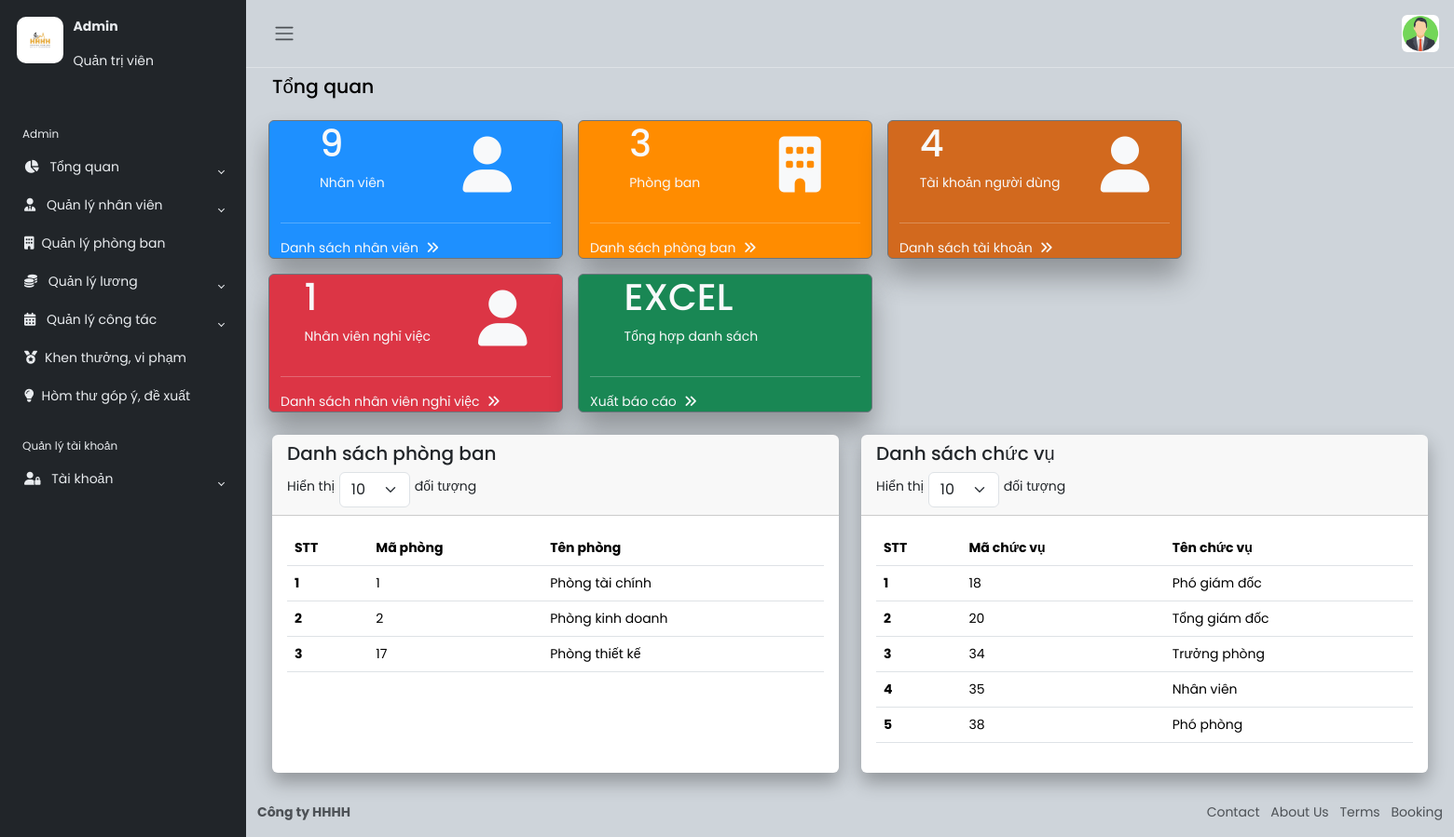
The page /TongQuan/index.php (signed in) on the database its author committed.
### tables this page shows
CREATE TABLE `phongban` (
  `MAPHONGBAN` int(11) NOT NULL,
  `TENPHONGBAN` varchar(50) NOT NULL,
  `MOTAPHONGBAN` mediumtext DEFAULT NULL,
  `MATRUONGPHONG` varchar(45) NOT NULL,
  `TENTRUONGPHONG` varchar(100) DEFAULT NULL
);

CREATE TABLE `chucvu` (
  `MACHUCVU` int(11) NOT NULL,
  `TENCHUCVU` varchar(50) NOT NULL,
  `MOTACHUCVU` longtext DEFAULT NULL,
  `NGAYTAOCHUCVU` varchar(45) NOT NULL,
  `PHUCAP` int(11) DEFAULT NULL,
  `HESOLUONG` float NOT NULL
);

### TongQuan/index.php (the view, shortened to what this page needs)
<?php include('../menu.php'); ?>
<?php
require_once '../connect.php';
$sql = $conn->query("SELECT MANV FROM NHANVIEN where MANV IS NOT NULL ");
$sonv = $sql->rowCount();
$sql1 = $conn->query("SELECT * FROM PHONGBAN where MAPHONGBAN IS NOT NULL ");
$sopb = $sql1->rowCount();
$sql2 = $conn->query("SELECT * FROM NHANVIEN where MATKHAU IS NOT NULL ");
$sotk = $sql2->rowCount();
?>
<div class="container-fluid">
  <div class="mb-3">
    <h4>Tổng quan</h4>
  </div>
  <div class="row d-flex mb-3">
    <div class="col-12 col-md-3 text-light border border-secondary rounded m-2"
      style="background-color: #1E90FF; box-shadow: 0px 20px 30px rgba(0, 0, 0, 0.3);	">
      <div class="d-flex align-items-center justify-content-around">
        <div>
          <h1><?php echo $sonv ?></h1>
          <p>Nhân viên</p>
        </div>
        <i class="fa fa-user" aria-hidden="true" style="font-size: 60px; "></i>
      </div>
      <hr>
      <div>
        <a href="../TongQuan/dsnhanvien.php" class="text-light align-items-center">Danh sách nhân viên<i
            class="fa fa-angle-double-right ms-2" aria-hidden="true"></i></a>
      </div>
    </div>
    <div class="col-12 col-md-3 text-light border border-secondary rounded m-2"
      style="background-color: #FF8C00; box-shadow: 0px 20px 30px rgba(0, 0, 0, 0.3);	">
      <div class="d-flex align-items-center justify-content-around">
        <div>
          <h1><?php echo $sopb ?></h1>
          <p>Phòng ban</p>
        </div>
        <i class="fa fa-building" aria-hidden="true" style="font-size: 60px; "></i>
      </div>
      <hr>
      <div>
        <a href="../QLPBan/qlphongban.php" class="text-light align-items-center">Danh sách phòng ban<i
            class="fa fa-angle-double-right ms-2" aria-hidden="true"></i></a>
      </div>
    </div>
    <div class="col-12 col-md-3 text-light border border-secondary rounded m-2"
      style="background-color: #D2691E	;box-shadow: 0px 20px 30px rgba(0, 0, 0, 0.3);">
      <div class="d-flex align-items-center justify-content-around">
        <div>
          <h1><?php echo $sotk ?></h1>
          <p>Tài khoản người dùng</p>
        </div>
        <i class="fa fa-user" aria-hidden="true" style="font-size: 60px; "></i>
      </div>
      <hr>
      <div>
        <a href="dstaikhoan.php" class="text-light align-items-center">Danh sách tài khoản<i
            class="fa fa-angle-double-right ms-2" aria-hidden="true"></i></a>
      </div>
    </div>
    <div class="col-12 col-md-3 text-light border border-secondary rounded bg-danger m-2"
      style="box-shadow: 0px 20px 30px rgba(0, 0, 0, 0.3);">
      <div class="d-flex align-items-center justify-content-around">
        <div>
          <h1>1</h1>
          <p>Nhân viên nghỉ việc</p>
        </div>
        <i class="fa fa-user" aria-hidden="true" style="font-size: 60px; "></i>
      </div>
      <hr>
      <div>
        <a href="link" class="text-light align-items-center">Danh sách nhân viên nghỉ việc<i
            class="fa fa-angle-double-right ms-2" aria-hidden="true"></i></a>
      </div>
    </div>
    <div class="col-12 col-md-3 text-light border border-secondary rounded bg-success m-2"
      style="box-shadow: 0px 20px 30px rgba(0, 0, 0, 0.3);">
      <div class="d-flex align-items-center justify-content-around">
        <div>
          <h1>EXCEL</h1>
          <p>Tổng hợp danh sách</p>
        </div>
      </div>
      <hr>
      <div>
        <a data-bs-toggle="modal" data-bs-target="#exampleModal" class="text-light align-items-center">Xuất báo cáo<i
            class="fa fa-angle-double-right ms-2" aria-hidden="true"></i></a>
      </div>
    </div>
  </div>
  <div class="row">
    <div class="col-12 col-md-6 d-flex">
      <div class="card border-0">
        <div class="card-header">
          <h5 class="card-title">Danh sách phòng ban</h5>
          <div class="d-flex justify-content-between">
            <div class="entries-select">
              <label for="entriesSelect" class="form-label">Hiển thị</label>
              <select id="entriesSelect" class="form-select" style="width: auto; ">
                <option value="10">10</option>
              </select>
              <label for="entriesSelect" class="form-label">đối tượng</label>
            </div>
          </div>
        </div>
        <div class="card-body">
          <table class="table table-responsive">
            <thead>
              <tr>
                <th scope="col">STT</th>
                <th scope="col">Mã phòng</th>
                <th scope="col">Tên phòng</th>
              </tr>
            </thead>
            <tbody>
              <?php
              require_once '../connect.php';
              $stmt = $conn->prepare("SELECT * FROM PHONGBAN");
              $stmt->execute();
              $stt = 0;
              foreach ($stmt->fetchAll() as $r) {
                ?>
                <tr>
                  <th><?php echo $stt += 1; ?></th>
                  <td><?php echo $r['MAPHONGBAN']; ?></td>
                  <td><?php echo $r['TENPHONGBAN']; ?></td>
                </tr>
                <?php
              }
              ?>
            </tbody>
          </table>
        </div>
      </div>
    </div>
    <div class="col-12 col-md-6 d-flex">
      <div class="card border-0">
        <div class="card-header">
          <h5 class="card-title">Danh sách chức vụ</h5>
          <div class="d-flex justify-content-between">
            <div class="entries-select">
              <label for="entriesSelect" class="form-label">Hiển thị</label>
              <select id="entriesSelect" class="form-select" style="width: auto; ">
                <option value="10">10</option>
              </select>
              <label for="entriesSelect" class="form-label">đối tượng</label>
            </div>
          </div>
        </div>
        <div class="card-body">
          <table class="table table-responsive">
            <thead>
              <tr>
                <th scope="col">STT</th>
                <th scope="col">Mã chức vụ</th>
                <th scope="col">Tên chức vụ</th>
              </tr>
            </thead>
            <tbody>
              <?php
              require_once '../connect.php';
              $stmt = $conn->prepare("SELECT * FROM CHUCVU");
              $stmt->execute();
              $stt = 0;
              foreach ($stmt->fetchAll() as $r) {
                ?>
                <tr>
                  <th><?php echo $stt += 1; ?></th>
                  <td><?php echo $r['MACHUCVU']; ?></td>
                  <td><?php echo $r['TENCHUCVU']; ?></td>
                </tr>
                <?php
              }
              ?>
            </tbody>
          </table>
        </div>
      </div>
    </div>
  </div>
</div>
</main>
<?php include('../footer.php'); ?>

### css/style.css (style rules this page uses)
a { cursor: pointer; text-decoration: none; font-family: "Poppins", sans-serif; }
h4 { font-family: "Poppins", sans-serif; font-size: 1.275rem; color: var(--bs-emphasis-color); }
.card { box-shadow: 0 0 0.875rem 0 rgba(34, 46, 60, 0.05); margin-bottom: 24px; width: 100vw; }
.entries-select { display: flex; align-items: center; gap: 5px; }
.table-responsive { max-height: 300px; overflow-y: auto; }

### css/index.css (style rules this page uses)
* { padding: 0; margin: 0; }
a { text-decoration: none; color: #53585e; }
.card { box-shadow: 0px 10px 20px rgba(0, 0, 0, 0.3); }

### rows shown on the page
phongban: stt "1", MAPHONGBAN "1", TENPHONGBAN "Phòng tài chính"
phongban: stt "2", MAPHONGBAN "2", TENPHONGBAN "Phòng kinh doanh"
phongban: stt "3", MAPHONGBAN "17", TENPHONGBAN "Phòng thiết kế"
chucvu: stt "1", MACHUCVU "18", TENCHUCVU "Phó giám đốc"
chucvu: stt "2", MACHUCVU "20", TENCHUCVU "Tổng giám đốc"
chucvu: stt "3", MACHUCVU "34", TENCHUCVU "Trưởng phòng"
chucvu: stt "4", MACHUCVU "35", TENCHUCVU "Nhân viên"
chucvu: stt "5", MACHUCVU "38", TENCHUCVU "Phó phòng"

### other values the page prints
$sonv "9"
$sopb "3"
$sotk "4"
